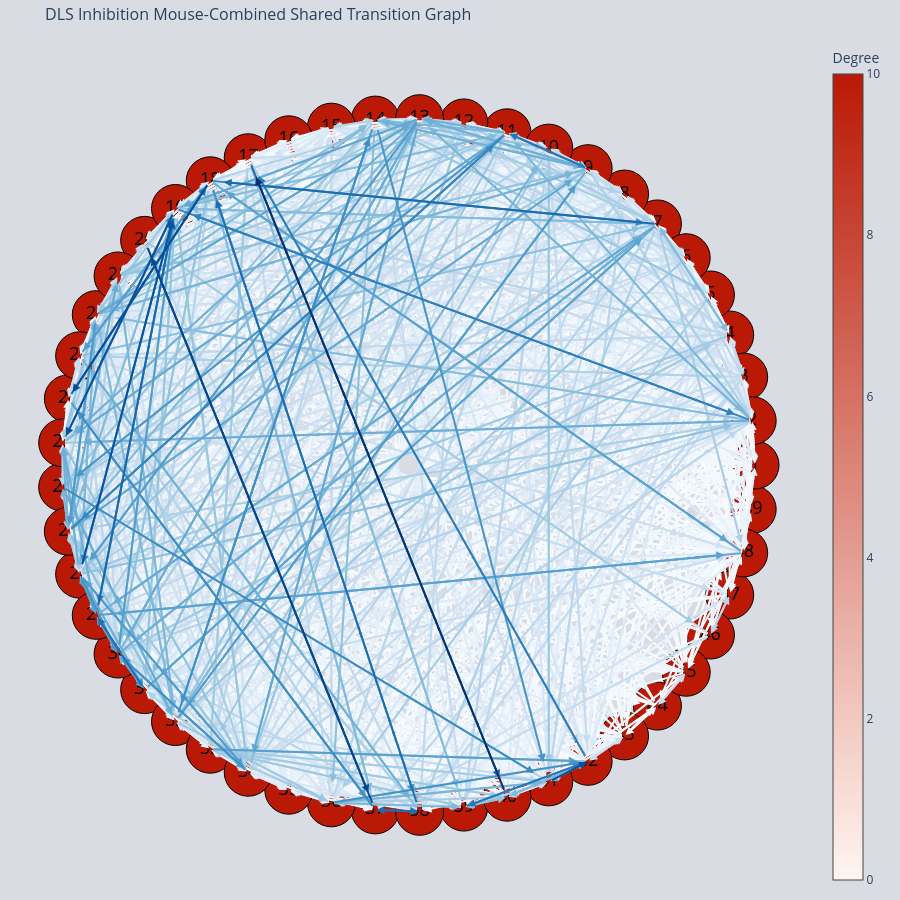

Write notebook code for a chart like this one.
### Code cell
for mouse_name in df_all["Mouse"].unique():
    df_mouse = df_all[df_all["Mouse"] == mouse_name].copy()
    plot_combined_shared_transition_graphs(df_mouse, mouse_name, graph_top_n=1580, save=True)
    break
